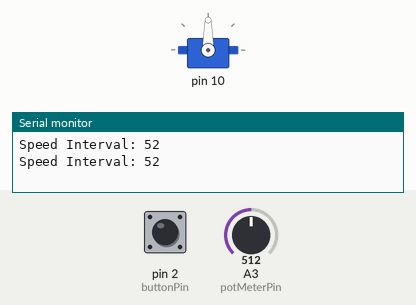
This sketch was run on a simulated Arduino Uno, built with avr-gcc and run on an emulated ATmega328P. On the bench: servo, the last lines printed to the serial monitor. The inputs (shaded band) are chosen by the test bench; at power-on: pin 2 (buttonPin) HIGH, A3 (potMeterPin) = 512.

Above: at 1.2 s.
1.3 s: pin 2 (buttonPin) pulled LOW for 0.15 s
At 2.4 s:
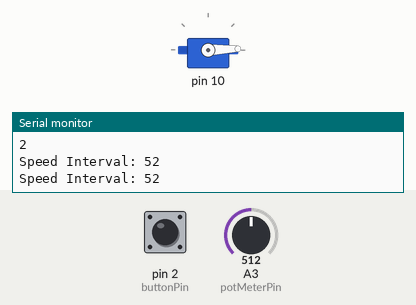
2.9 s: pin 2 (buttonPin) pulled LOW for 1 s
At 4.7 s:
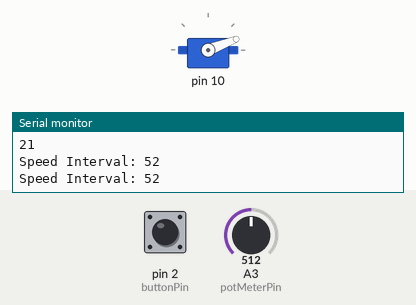
5.9 s: pin 2 (buttonPin) pulled LOW for 3.2 s
At 6.86 s:
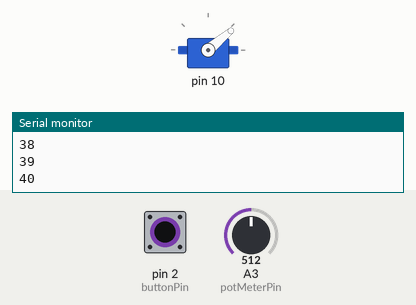
10.6 s: pin 2 (buttonPin) pulled LOW for 1 s
At 11.8 s:
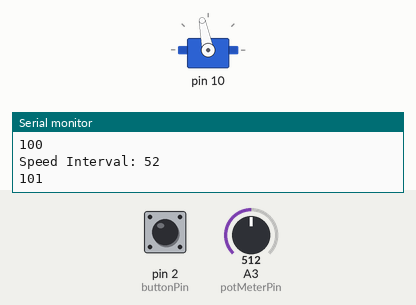
13.6 s: pin 2 (buttonPin) pulled LOW for 3.2 s
At 17.9 s:
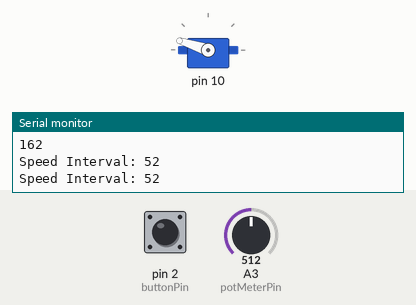
18.3 s: pin 2 (buttonPin) pulled LOW for 1 s
At 20.1 s:
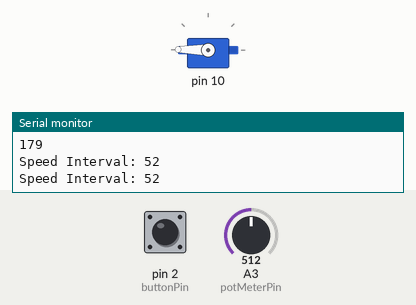
Timing chart, 0 to 21.6 s (numbered marks = the images above; inputs shaded):
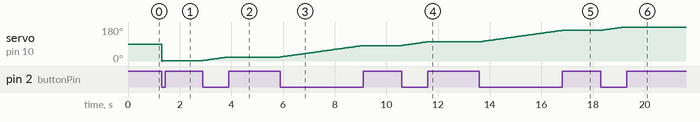

Measured:
- after the input at 1.3 s, servo on pin 10: 90° → 2° at once
- after the input at 2.9 s, servo on pin 10: moves from 2° to 21° over 0.95 s, starting at once
- after the input at 5.9 s, servo on pin 10: moves from 21° to 82° over 3.2 s, starting at once
- after the input at 10.6 s, servo on pin 10: moves from 82° to 101° over 0.95 s, starting at once
- after the input at 13.6 s, servo on pin 10: moves from 101° to 162° over 3.2 s, starting at once
- after the input at 18.3 s, servo on pin 10: rises from 162° to 180° in 0.90 s, then falls to 179° in 0.05 s

The sketch:

sketch_jan28a.ino
```cpp
#include <Servo.h>

const  byte potMeterPin = A3;     // Potentiometer Port
const byte buttonPin = 2; // Button pin for easier changing
const long interval = 0; // Interval for speed
int potMeterValue=0;  // Potentiometer initial value
byte  rotation=0; // Rotation for servo

unsigned long previousMillis = 0;  // will store last time LED was updated

// Code taken from Sparkfun
// Written & Modified by Ahmad Dahlan Hafizh
// 28 Jan 2026

///// HOW THE PROGRAM WORKS //////

/// By default, Servo library does not have a speed control. Which means to get a speed, we need to have the rotation of the servo divided by certain amount of time to reach it
/// In other words, we need a clock counter (blink without delay), and then apply that to the Sweeper class
/// We also need to map out the potentiometer values to the speed

///// CLASS SERVO /////

class Sweeper
{
  Servo servo;              // the servo
  int pos;              // current servo position
  int increment;        // increment to move for each interval
  int  updateInterval;      // interval between updates
  int rotation;
  unsigned long lastUpdate; // last update of position

public:
  // We can delete the need for passing int values in Sweeper() because we are going to use update
  Sweeper()
  {
    lastUpdate = 0;
  }

  void Attach(int pin)
  {
    servo.attach(pin);
  }

  void Detach()
  {
    servo.detach();
  }

  // If we have update, then we also need to save the update information in the event that the button is not pressed, so that the counter doesn't reset. Let's add that.
  void Update(int speed)
  {
    if((millis() - lastUpdate) > speed)  // time to update
    {
      lastUpdate = millis();
      pos += increment;

      servo.write(pos);
      Serial.println(pos);

      if ((pos >= 180)) // end of sweep
      {
        pos = 180;
        increment = -1;
      }

      else if (pos <= 0)
      {
        pos = 0;
        increment = 1;
      }
    }
  }

  void Rotation(int rotation)
  {
    servo.write(rotation);
  }
};

Sweeper sweeper1;

void setup()
{
  Serial.begin(9600);
  pinMode(buttonPin, INPUT_PULLUP);
  pinMode(potMeterPin,INPUT);  //potentiometer is an input=>it sends information to the computer
  sweeper1.Attach(10);
}

void loop()
{

  // Read Potentiometer and map to a speed interval (e.g 5ms to 100ms)
  int potValue =  analogRead(potMeterPin);
  int speed = map(potValue, 0, 1023, 5, 100);

  // Check button state
  if (digitalRead(buttonPin) == LOW)
  {
    sweeper1.Update(speed);
  }

  // Debugging
  static unsigned long lastPrint = 0;
  if (millis() - lastPrint > 500) {
    Serial.print("Speed Interval: ");
    Serial.println(speed);
    lastPrint = millis();
  }
}
```
